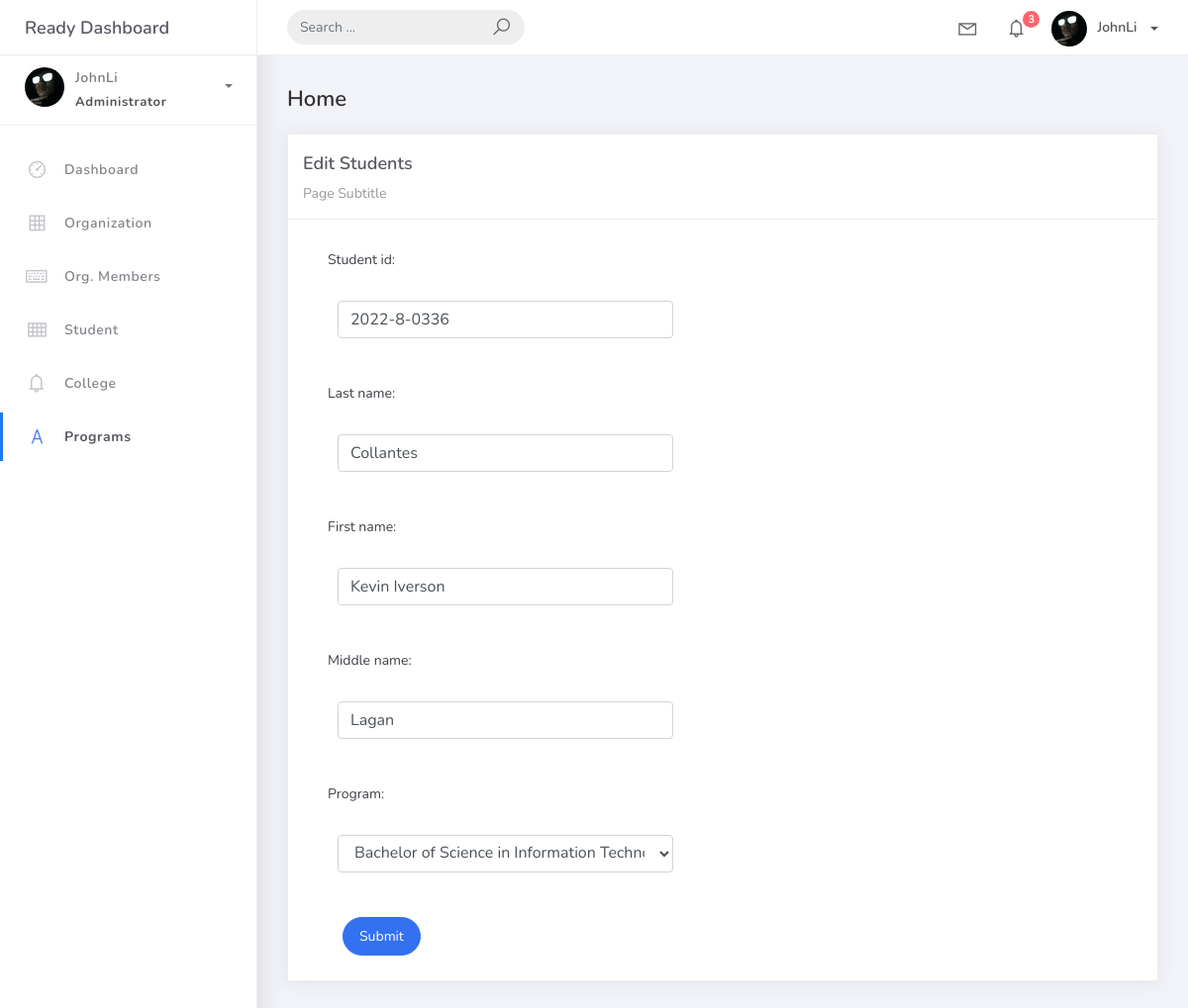
/students_list/2, run on an earlier commit of the app's database.
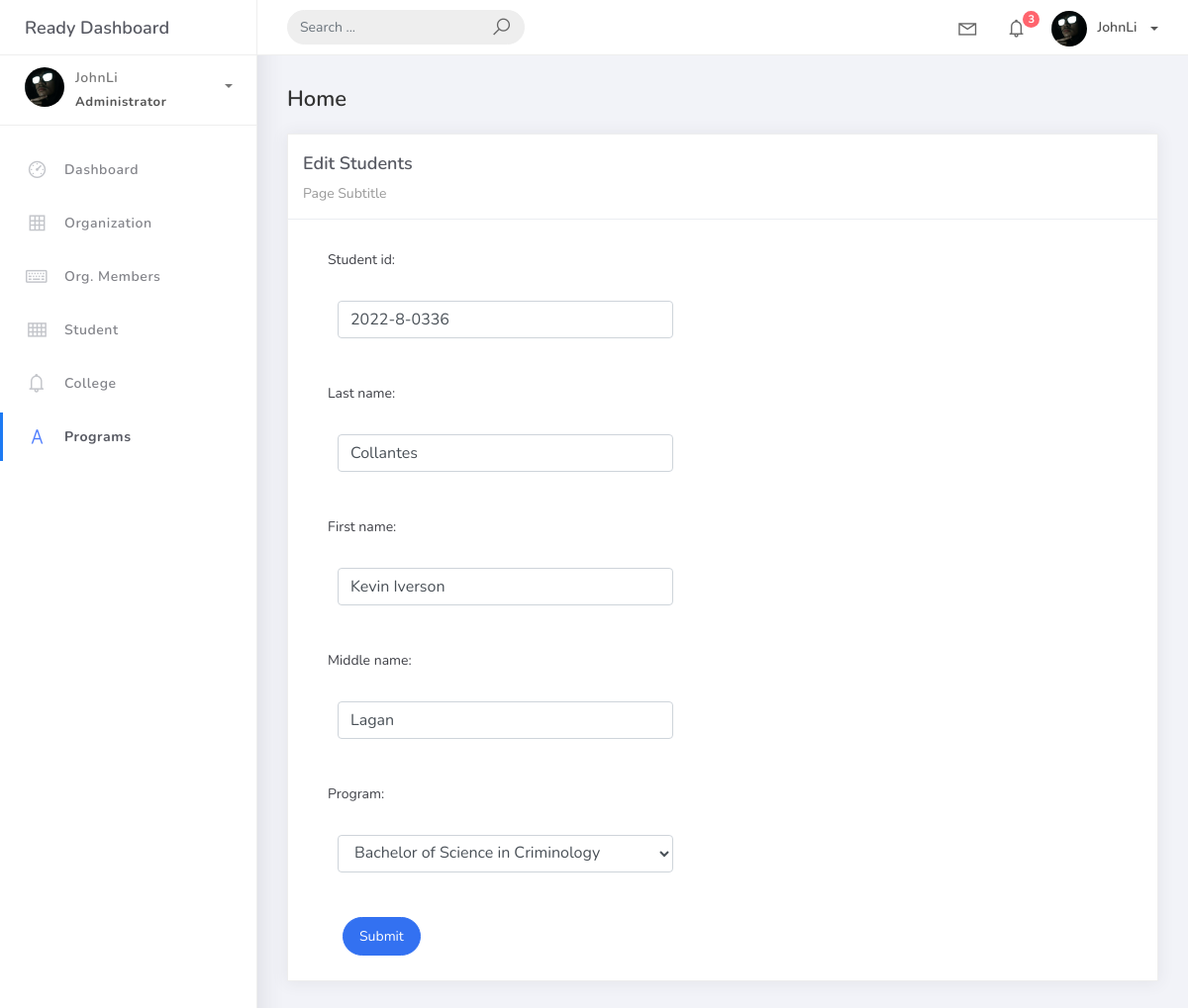
And on a later commit of the database.
### studentorg/models.py (models this page shows, shortened)
class BaseModel (models.Model):
    created_at = models.DateTimeField(auto_now_add=True, db_index=True)
    updated_at = models.DateTimeField(auto_now=True)
    class Meta:
        abstract = True

class Student(BaseModel):
    student_id = models.CharField(max_length=15)
    last_name = models.CharField(max_length=25, default= "Unknown")
    first_name = models.CharField(max_length=25)
    middle_name = models.CharField(max_length=25, blank=True, null=True)
    program = models.ForeignKey(Program, on_delete=models.CASCADE)

### studentorg/views.py (the view, shortened to what this page needs)
# urls.py: path('students_list/<pk>', views.StudentsUpdateView.as_view(), name='students-update'),
class StudentsUpdateView(UpdateView):
    model = Student
    form_class = StudentsForm
    template_name = 'students_edit.html'
    success_url = reverse_lazy('students-list')

### studentorg/forms.py
class StudentsForm(ModelForm):
    class Meta:
        model = Student
        fields = "__all__"

### studentorg/models.py (called while the page is built)
    def __str__(self):
        return self.prog_name

### templates/students_edit.html
{% extends 'base.html' %} {% load static %} {% block content %}
<div class="content">
    <div class="container-fluid">
        <h4 class="page-title">Home</h4>
        <div class="row">
            <div class="col-md-12">
                <div class="card">
                    <div class="card-header">
                        <div class="card-title">Edit Students</div>
                        <div class="card-category">Page Subtitle</div>
                    </div>
                    <div class="col-md-6">
                        <div class="card-body">
                            <form class="" action="" method="post" novalidate>
                                {% csrf_token %} {% include 'includes/form.html' %}
                                <div class="form-group">
                                    <div class="col-md-12 col-sm-3">
                                        <button type="submit" class="btn btn-primary btn-rounded">Submit</button>
                                    </div>
                                </div>
                            </form>
                        </div>
                    </div>
                </div>
            </div>
        </div>
    </div>
</div>
{% endblock %}

### templates/includes/form.html (shortened to what this page needs)
{% load widget_tweaks %}
{% for field in form %}
<div class="field item form-group">
        <label>{{ field.label_tag }}</label>
    <div class="form-group">
        {% render_field field class="form-control" %}
    </div>
</div>
{% endfor %}

What changed in the data, as far as the page shows it:
changed Student "Collantes": program "Bachelor of Science in Information Technology" → "Bachelor of Science in Criminology"
